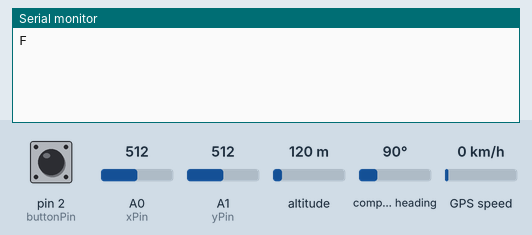
Bench run of a sketch on a simulated Arduino Nano, built for the host (arithmetic inside an expression is 32-bit, double 64-bit). Parts: the last lines printed to the serial monitor. The inputs (shaded band) are chosen by the test bench; at power-on: pin 2 (buttonPin) HIGH, A0 (xPin) = 512, A1 (yPin) = 512, altitude 120 m, compass heading 90°, GPS speed 0 km/h. The GPS gets a fix after 3 s at 37.7749, -122.4194 with 8 satellites; no radio packets arrive unless stated.

Above: at 1.2 s.
1.3 s: pin 2 (buttonPin) pulled LOW for 1 s
At 2.2 s:
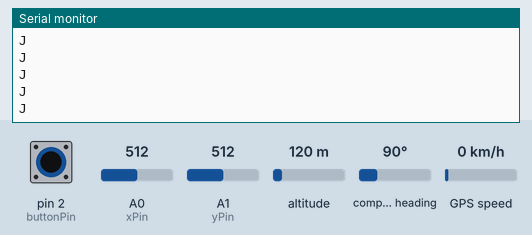
3.8 s: pin 2 (buttonPin) pulled LOW for 0.15 s
At 4.9 s:
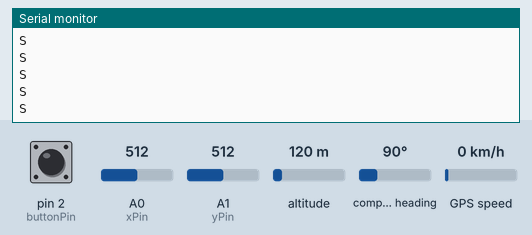

The sketch:

Golf_Transmit.ino
```cpp
#include <SPI.h>
#include <nRF24L01.h>
#include <RF24.h>

RF24 radio(8, 10); // CE, CSN


#include <NMEAGPS.h>
#include <GPSport.h>

NMEAGPS gps;

gps_fix fix;


const int trigPin = 4;
const int echoPin = 5;
const int RPin = A5;
const int GPin = A6;
const int BPin = A7;
const int LEDPin = 9;
const int buttonPin = 2;
const int xPin = A0;
const int yPin = A1;
const uint64_t pipe = 0xE6E6E6E6E6E6;
const byte address[6] = "00001";

long startT;
int mode = 1;
float x, y;
char modeC;
bool wasPressed = false;
bool ping;

void setup() {
  Serial.begin(9600);
  pinMode(buttonPin, INPUT_PULLUP);
  pinMode(trigPin, OUTPUT);
  pinMode(echoPin, INPUT);
  radio.begin(); // Start the NRF24L01
  radio.openWritingPipe(pipe);
  radio.stopListening();
  displayMode();
}

void displayMode() { //Show mode on RGB LED
//Colors: 1 = Follow = Blue       2 = Joystick = Green          3 = Manual = Red
  if (mode == 1) {
    digitalWrite(RPin, LOW);
    digitalWrite(GPin, LOW);
    digitalWrite(BPin, HIGH);
  }
  if (mode == 2) {
    digitalWrite(RPin, LOW);
    digitalWrite(GPin, HIGH);
    digitalWrite(BPin, LOW);
  }
  if (mode == 0) {
    digitalWrite(RPin, HIGH);
    digitalWrite(GPin, LOW);
    digitalWrite(BPin, LOW);
  }
}

void writeChar(char c) {
  radio.write(&c, sizeof(c));
}

void loop() {
  if (digitalRead(buttonPin) == LOW && !wasPressed) {
    mode = (mode + 1) % 3;
    displayMode();
    wasPressed = true;
    Serial.println(mode);
  }
  if (digitalRead(buttonPin) == HIGH) {
    wasPressed = false;
  }
  if (mode == 0) { //Stopped
    x = 0;
    y = 0;
    modeC = 'S';
  }
  else if (mode == 1) { //Follow
    //x = fix.latitude();
    x = 20.0;
    //y = fix.longitude();
    y = 30.0;
    modeC = 'F';
  }
  else if (mode == 2) { //Joystick
    x = (float) analogRead(xPin);
    y = 1023.0f - (float) analogRead(yPin);
    modeC = 'J';
  }
  Serial.println(modeC);
  writeChar(modeC);
  writeChar('(');
  radio.write(&x, sizeof(x));
  writeChar(',');
  radio.write(&y, sizeof(y));
  writeChar(')');
  if (mode == 1) {
    ping = true;
    radio.openReadingPipe(1, pipe);
    radio.startListening();
    startT = millis();
    while (!radio.available() && millis() < startT + 2000) {
      delay(20);
    }
    if (millis() < startT + 2000) {
      while (ping == true) {
        if (radio.available()) {
          radio.read(&ping, sizeof(ping));
          digitalWrite(trigPin, HIGH);
          delayMicroseconds(10);
          digitalWrite(trigPin, LOW);
        }
        delay(20);
      }
    }
    radio.openWritingPipe(pipe);
    radio.stopListening();
  }
  while (gps.available(gpsPort)) { //UPDATE GPS (and figure out port) !!!
    gps_fix fix = gps.read();
  }
}
```

Measured:
- after the input at 1.3 s, the serial monitor: prints a new line after 0.71 s (image 1)
- after the input at 3.8 s, the serial monitor: prints a new line at once (image 2)
